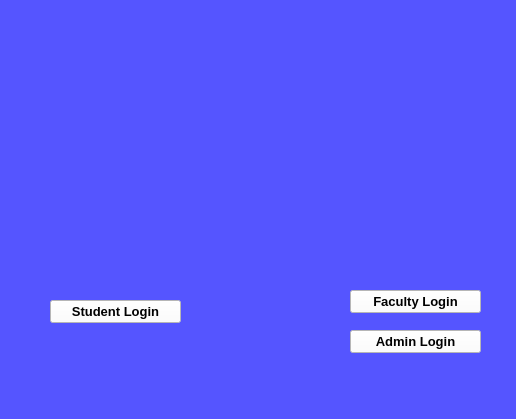
<?xml version="1.0" encoding="UTF-8"?>
<ui version="4.0">
 <class>MainWindow</class>
 <widget class="QMainWindow" name="MainWindow">
  <property name="geometry">
   <rect>
    <x>0</x>
    <y>0</y>
    <width>516</width>
    <height>419</height>
   </rect>
  </property>
  <property name="windowTitle">
   <string>MainWindow</string>
  </property>
  <property name="styleSheet">
   <string notr="true">background-color: rgb(85, 85, 255);</string>
  </property>
  <widget class="QWidget" name="centralwidget">
   <widget class="QLabel" name="label">
    <property name="geometry">
     <rect>
      <x>50</x>
      <y>130</y>
      <width>131</width>
      <height>141</height>
     </rect>
    </property>
    <property name="text">
     <string/>
    </property>
    <property name="pixmap">
     <pixmap>../images/face.jpg</pixmap>
    </property>
    <property name="scaledContents">
     <bool>true</bool>
    </property>
   </widget>
   <widget class="QPushButton" name="pushButton">
    <property name="geometry">
     <rect>
      <x>50</x>
      <y>300</y>
      <width>131</width>
      <height>23</height>
     </rect>
    </property>
    <property name="font">
     <font>
      <pointsize>10</pointsize>
      <weight>75</weight>
      <bold>true</bold>
     </font>
    </property>
    <property name="styleSheet">
     <string notr="true">background-color: rgb(255, 255, 255);</string>
    </property>
    <property name="text">
     <string>Student Login</string>
    </property>
   </widget>
   <widget class="QLabel" name="label_2">
    <property name="geometry">
     <rect>
      <x>350</x>
      <y>120</y>
      <width>131</width>
      <height>141</height>
     </rect>
    </property>
    <property name="text">
     <string/>
    </property>
    <property name="pixmap">
     <pixmap>../images/faculty.png</pixmap>
    </property>
    <property name="scaledContents">
     <bool>true</bool>
    </property>
   </widget>
   <widget class="QPushButton" name="pushButton_2">
    <property name="geometry">
     <rect>
      <x>350</x>
      <y>290</y>
      <width>131</width>
      <height>23</height>
     </rect>
    </property>
    <property name="font">
     <font>
      <pointsize>10</pointsize>
      <weight>75</weight>
      <bold>true</bold>
     </font>
    </property>
    <property name="styleSheet">
     <string notr="true">background-color: rgb(255, 255, 255);</string>
    </property>
    <property name="text">
     <string>Faculty Login</string>
    </property>
   </widget>
   <widget class="QPushButton" name="pushButton_3">
    <property name="geometry">
     <rect>
      <x>350</x>
      <y>330</y>
      <width>131</width>
      <height>23</height>
     </rect>
    </property>
    <property name="font">
     <font>
      <pointsize>10</pointsize>
      <weight>75</weight>
      <bold>true</bold>
     </font>
    </property>
    <property name="styleSheet">
     <string notr="true">background-color: rgb(255, 255, 255);</string>
    </property>
    <property name="text">
     <string>Admin Login</string>
    </property>
   </widget>
  </widget>
 </widget>
 <resources/>
 <connections/>
</ui>
